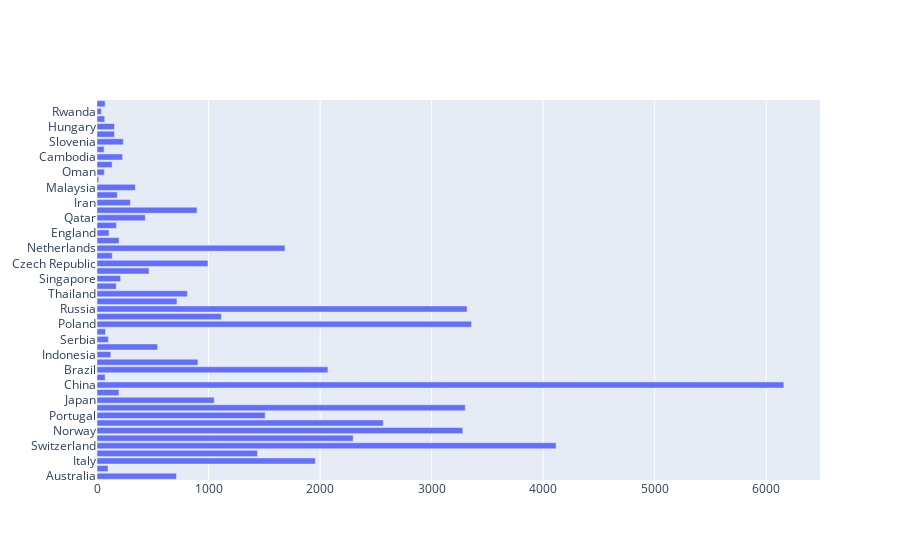

The code cell stored with this chart in its notebook:
### Code cell
fig = go.Figure(go.Bar(
            x = list(without_us_dict.values()),
            y = list(without_us_dict.keys()),
            orientation='h'))
fig.show()

### Figure 1 — Plotly figure (JSON) as saved in the notebook; plotly's stock layout.template omitted (floating-point values rounded to 4 significant figures)
{"data": [{"orientation": "h", "type": "bar", "x": [713, 99, 1957, 1439, 4116, 2297, 3280, 2567, 1508, 3302, 1051, 197, 6158, 73, 2070, 905, 124, 543, 102, 76, 3358, 1115, 3318, 717, 811, 173, 212, 467, 995, 137, 1686, 198, 108, 174, 433, 897, 299, 182, 344, 16, 66, 136, 230, 64, 236, 157, 157, 69, 40, 73], "y": ["Australia", "Macao", "Italy", "Spain", "Switzerland", "Germany", "Norway", "France", "Portugal", "Austria", "Japan", "Belgium", "China", "Hong Kong", "Brazil", "Greece", "Indonesia", "South Africa", "Serbia", "Puerto Rico", "Poland", "Croatia", "Russia", "Mexico", "Thailand", "Bahrain", "Singapore", "Korea", "Czech Republic", "United Arab Emirates", "Netherlands", "Morocco", "England", "Argentina", "Qatar", "Turkey", "Iran", "Canada", "Malaysia", "Principality of Monaco", "Oman", "Philippines", "Cambodia", "Vietnam", "Slovenia", "Liechtenstein", "Hungary", "India", "Rwanda", "Latvia"]}], "layout": {"autosize": true, "xaxis": {"autorange": true, "range": [0, 6482.0], "type": "linear"}, "yaxis": {"autorange": true, "range": [-0.5, 49.5], "type": "category"}}}
